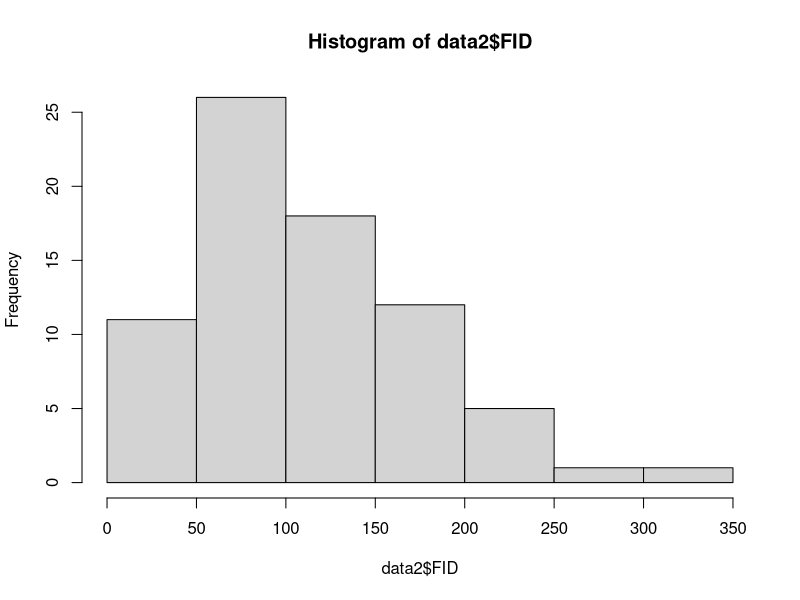
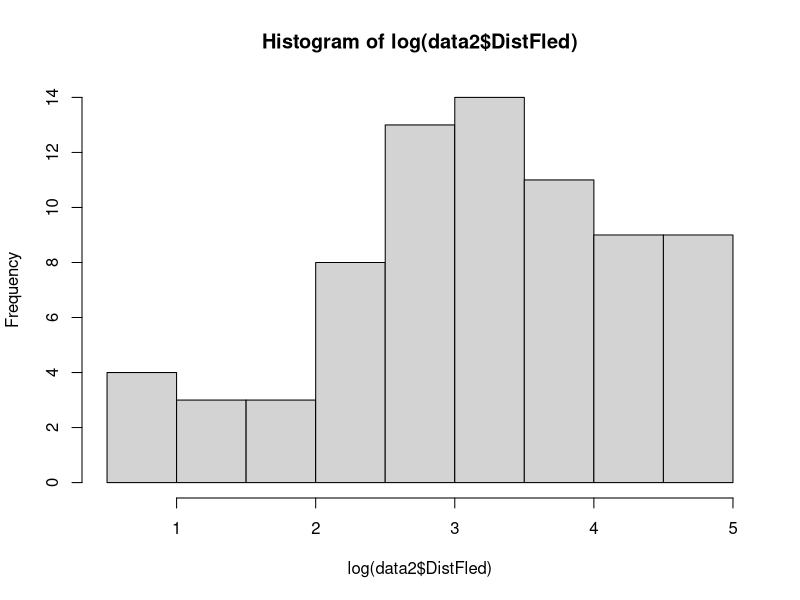
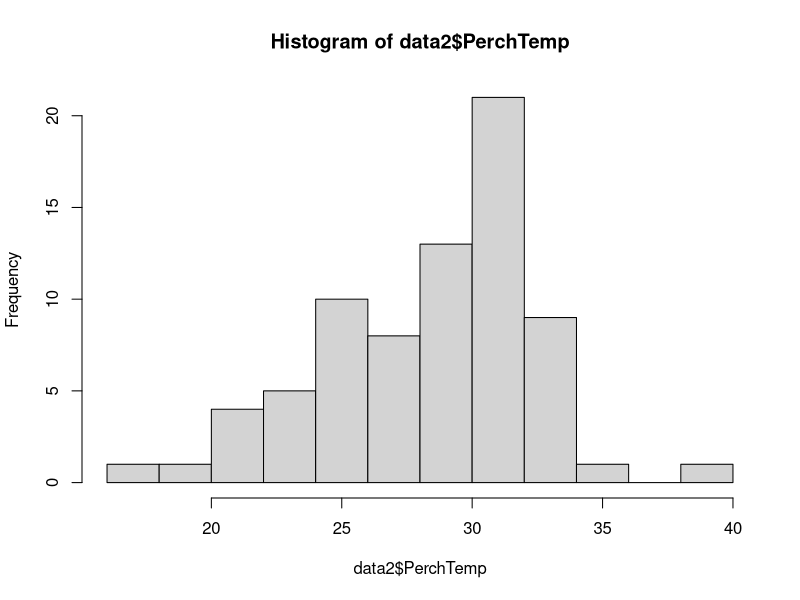
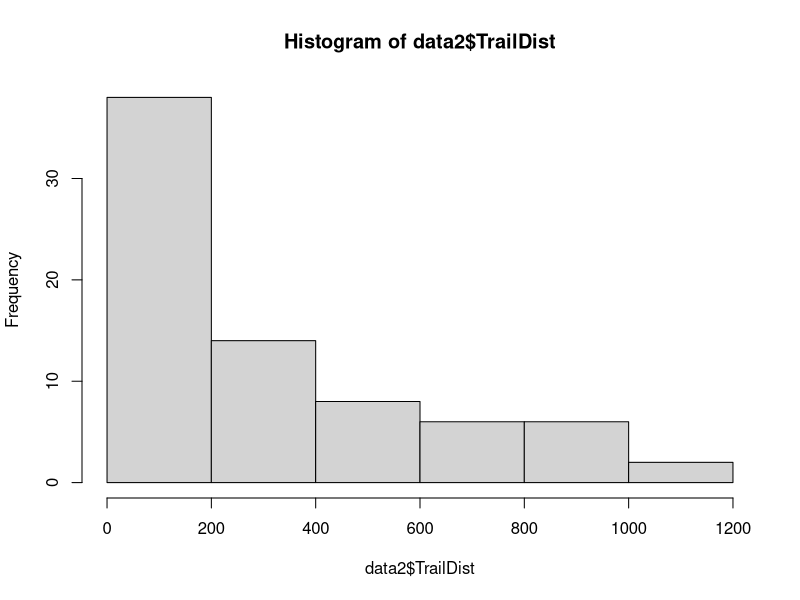
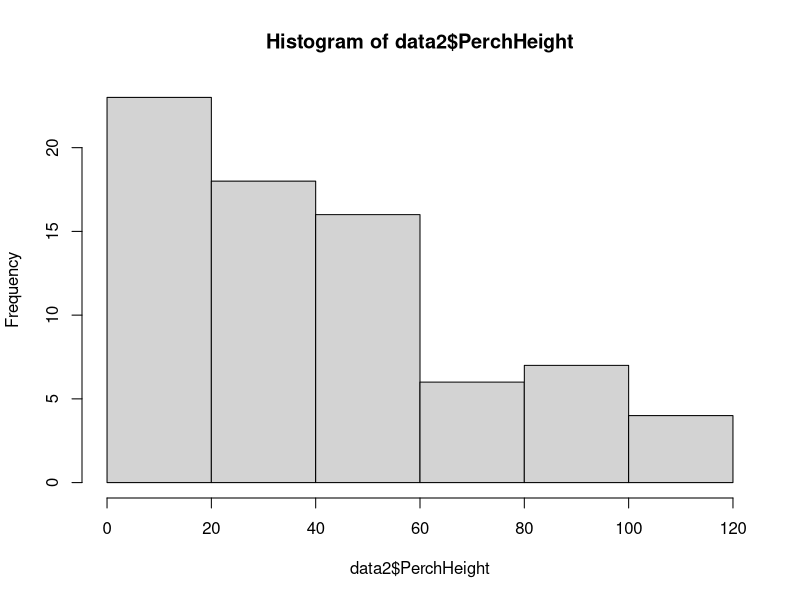
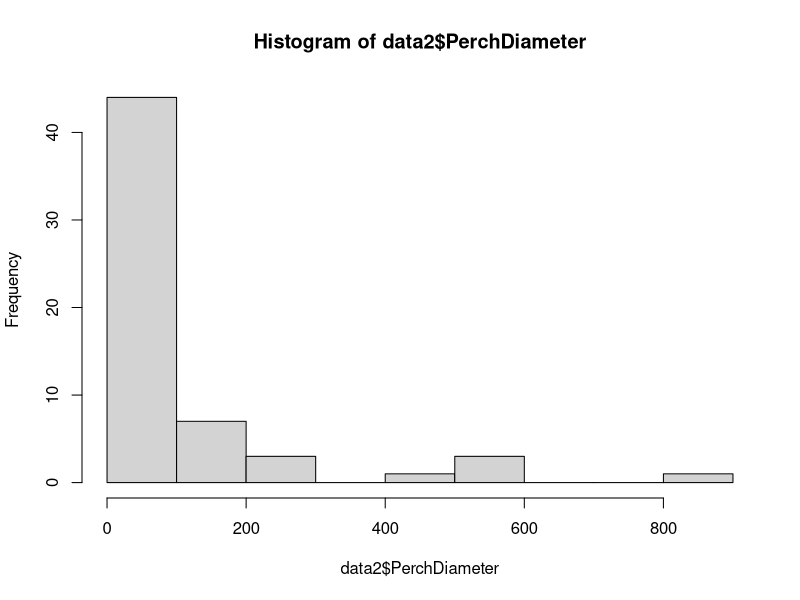
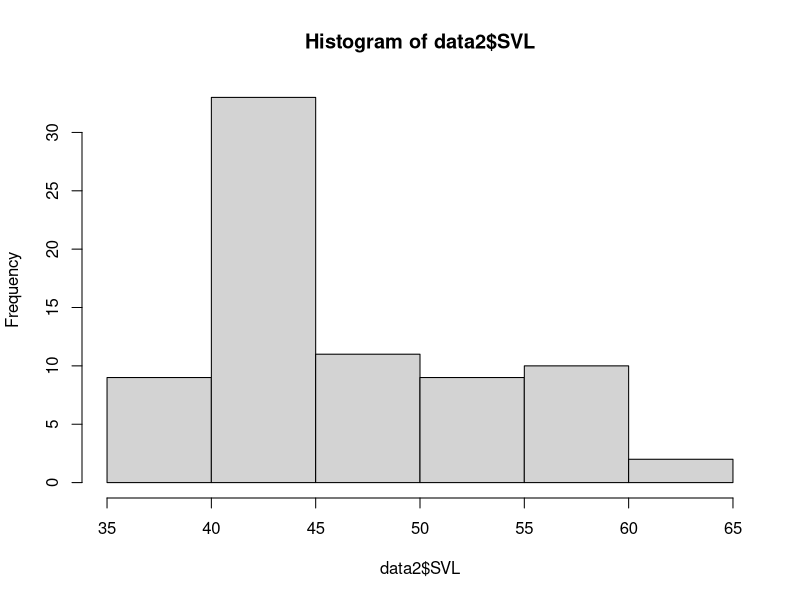
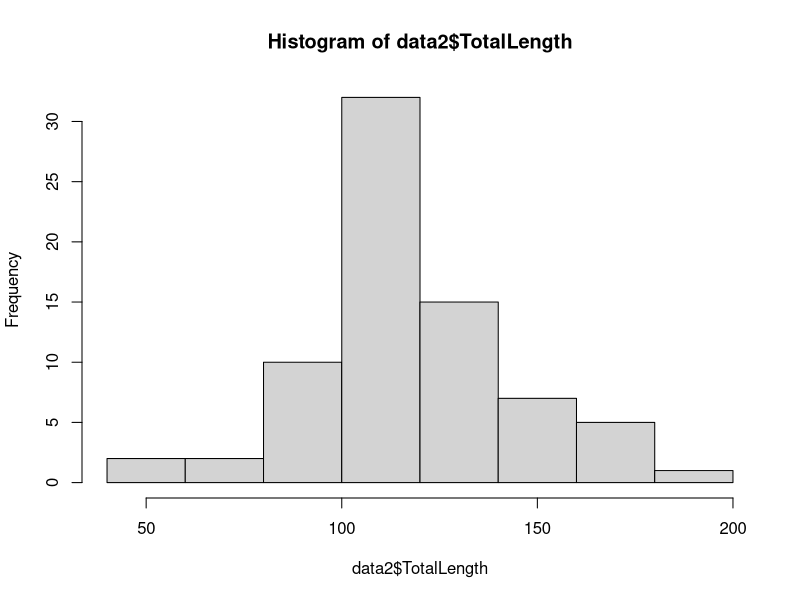

These charts were generated, in order, by the following R code:
## Packages and Functions ----
library(ggplot2)
library(cowplot)

## Data Management ----
data1<-read.csv("HerpSpr23.csv")
data1<-data1[,-c(2:3,9:10,22:24,37,39,41,43,45,47,48)]
colnames(data1)<-c("ID","Date","Weather","StartingTemp","EndingTemp",
                   "Time","Perch","StartDist","FID","DistFled",
                   "PerchTemp","TrailDist","PerchHeight","PerchDiameter","ApproachBehavior",
                   "Orientation","CatchBehavior","StartTime","Sex","Morph",
                   "SVL","TotalLength","BrokenTail","RegrowthTail","Mass",
                   "Ectos","HandlingBehavior","Endurance","Forelimb1","Forelimb2",
                   "Hindlimb1","Hindlimb2","Dewlap1","Dewlap2","TTC")
data.behavior<-read.csv("Behavior.csv")
data1<-merge(data1,data.behavior)
  
# Full data only
data2<-subset(data1, Endurance>0)
data2$Morph<-factor(data2$Morph)
data2$Sex<-factor(data2$Sex)
data2$ID<-factor(data2$ID)
data2$Forelimb<-(data2$Forelimb1+data2$Forelimb2)/2
data2$Hindlimb<-(data2$Hindlimb1+data2$Hindlimb2)/2
data2$Dewlap<-(data2$Dewlap1+data2$Dewlap2)/2
# Remove T4 because it took forever to capture after jumping the cage multiple times
data2<-subset(data2, ID!="T4")

SexF<-subset(data2, Sex=="F")
SexM<-subset(data2, Sex=="M")
## Exploration ----

## Distributions
hist(data2$FID)
hist(log(data2$DistFled)) # Needs to be log-transformed
hist(data2$PerchTemp) 
hist(data2$TrailDist)
hist(data2$PerchHeight)
hist(data2$PerchDiameter)
hist(data2$SVL)
hist(data2$TotalLength)
hist(log(data2$Mass))
hist(data2$Endurance)

## Analyses
# Sex Differences
aov1<-aov(SVL~Sex, data=data2)
summary(aov1)
plot(SVL~Sex, data=data2)

aov2<-aov(TrailDist~Sex, data=data2)
summary(aov2)
plot(TrailDist~Sex, data=data2)

aov3<-aov(FID~Sex, data=data2)
summary(aov3)
plot(FID~Sex, data=data2)

aov4<-aov(log(DistFled)~Sex, data=data2) # Significant M>F
summary(aov4)
plot(log(DistFled)~Sex, data=data2)
aggregate(DistFled~Sex, mean, data=data2)
aggregate(log(DistFled)~Sex, mean, data=data2)
aggregate(DistFled~Sex, range, data=data2)

aov5<-aov(Endurance~Sex, data=data2)
summary(aov5)
plot(Endurance~Sex, data=data2)

aov6<-aov(PerchTemp~Sex, data=data2)
summary(aov6)
plot(PerchTemp~Sex, data=data2)

aov7<-aov(PerchHeight~Sex, data=data2)
summary(aov7)
plot(PerchHeight~Sex, data=data2)

aov8<-aov(PerchDiameter~Sex, data=data2) # Perch Diameter has some suspect measurements
summary(aov8)
plot(PerchDiameter~Sex, data=data2)

# All three morphological characters scale positively with SVL and differ between sexes- Plot
aov9<-aov(Dewlap~SVL*Sex, data=data2)
summary(aov9)
ggplot(aes(x=SVL, y=Dewlap, group=Sex), data=data2)+
  geom_point(aes(color=Sex), size=2)+
  geom_smooth(aes(color=Sex), method="lm", se=F)+
  theme_classic()+
  theme(axis.text=element_text(size=20,face="bold"), axis.title=element_text(size=22,face="bold"),
        legend.text=element_text(size=22, face="bold"), legend.title=element_text(size=25, face="bold", hjust=0.5))+
  theme(axis.ticks.length.y=unit(.5, "cm"), axis.ticks.y=element_line(size=1.75), axis.line=element_line(size=1.75))+
  theme(legend.position = c(.75, .2), plot.margin = margin(11, 5.5, 5.5, 5.5, "pt"))+
  scale_y_continuous(expand = c(0, 0), limits = c(0, 250), breaks=seq(0,250,50))

aov10<-aov(Hindlimb~SVL*Sex, data=data2)
summary(aov10)
ggplot(aes(x=SVL, y=Hindlimb, group=Sex), data=data2)+
  geom_point(aes(color=Sex), size=2)+
  geom_smooth(aes(color=Sex), method="lm", se=F)+
  theme_classic()+
  theme(axis.text=element_text(size=20,face="bold"), axis.title=element_text(size=22,face="bold"),
        legend.text=element_text(size=22, face="bold"), legend.title=element_text(size=25, face="bold", hjust=0.5))+
  theme(axis.ticks.length.y=unit(.5, "cm"), axis.ticks.y=element_line(size=1.75), axis.line=element_line(size=1.75))+
  theme(legend.position = c(.75, .2), plot.margin = margin(11, 5.5, 5.5, 5.5, "pt"))+
  scale_y_continuous(expand = c(0, 0), limits = c(0, 40), breaks=seq(0,40,10))

aov11<-aov(Forelimb~SVL*Sex, data=data2)
summary(aov11)
ggplot(aes(x=SVL, y=Forelimb, group=Sex), data=data2)+
  geom_point(aes(color=Sex), size=2)+
  geom_smooth(aes(color=Sex), method="lm", se=F)+
  theme_classic()+
  theme(axis.text=element_text(size=20,face="bold"), axis.title=element_text(size=22,face="bold"),
        legend.text=element_text(size=22, face="bold"), legend.title=element_text(size=25, face="bold", hjust=0.5))+
  theme(axis.ticks.length.y=unit(.5, "cm"), axis.ticks.y=element_line(size=1.75), axis.line=element_line(size=1.75))+
  theme(legend.position = c(.75, .2), plot.margin = margin(11, 5.5, 5.5, 5.5, "pt"))+
  scale_y_continuous(expand = c(0, 0), limits = c(0, 40), breaks=seq(0,40,10))

# Females only- morph comparisons
summary(aov(FID~Morph, data=SexF))
plot(FID~Morph, data=SexF)

summary(aov(Endurance~Morph, data=SexF))
plot(Endurance~Morph, data=SexF)

summary(aov(log(DistFled)~Morph, data=SexF))
plot(log(DistFled)~Morph, data=SexF)

summary(aov(Dewlap~SVL*Morph, data=SexF))

summary(aov(Hindlimb~SVL*Morph, data=SexF))

summary(aov(Forelimb~SVL*Morph, data=SexF))

# Regressions & ANCOVAs
lm1<-lm(Endurance~SVL*Sex, data=data2) # Plot this relationship
summary(lm1)
ggplot(aes(x=SVL, y=Endurance, group=Sex), data=data2)+
  geom_point(aes(color=Sex), size=2)+
  geom_smooth(aes(color=Sex), method="lm", se=F)+
  theme_classic()+
  theme(axis.text=element_text(size=20,face="bold"), axis.title=element_text(size=22,face="bold"),
        legend.text=element_text(size=22, face="bold"), legend.title=element_text(size=25, face="bold", hjust=0.5))+
  theme(axis.ticks.length.y=unit(.5, "cm"), axis.ticks.y=element_line(size=1.75), axis.line=element_line(size=1.75))+
  theme(legend.position = c(.75, .2), plot.margin = margin(11, 5.5, 5.5, 5.5, "pt"))+
  scale_y_continuous(expand = c(0, 0), limits = c(0, 300), breaks=seq(0,300,50))

lm1.M<-lm(Endurance~SVL, data=SexM) # No relationship when it's just males
summary(lm1.M)
End.M<-ggplot(aes(x=SVL, y=Endurance), data=SexM)+
  geom_point(size=3)+
  geom_abline(intercept=193.258, slope=-1.556, size=1.5)+
  theme_classic()+
  theme(axis.text=element_text(size=20,face="bold"), axis.title=element_text(size=22,face="bold"),
        legend.text=element_text(size=22, face="bold"), legend.title=element_text(size=25, face="bold", hjust=0.5))+
  theme(axis.ticks.length.y=unit(.5, "cm"), axis.ticks.y=element_line(size=1.75), axis.line=element_line(size=1.75),
        plot.title=element_text(size=26, face="bold", hjust = 0.5))+
  theme(legend.position = c(.75, .2), plot.margin = margin(11, 5.5, 5.5, 5.5, "pt"))+
  scale_y_continuous(expand = c(0, 0), limits = c(0, 300), breaks=seq(0,300,50))+
  scale_x_continuous(limits = c(35, 66), breaks=seq(35,65,5))+
  xlab("SVL (mm)")+ ylab("Endurance (s)")+ ggtitle("Male")+
  annotate("text", x=35, y=290, fontface="bold", label="A", size=8)

lm1.F<-lm(Endurance~SVL, data=SexF) # Significant positive relationship between SVL and Endurance in females
summary(lm1.F)
End.F<-ggplot(aes(x=SVL, y=Endurance), data=SexF)+
  geom_point(size=3)+
  geom_abline(intercept=-221.146, slope=8.022, size=1.5)+
  theme_classic()+
  theme(axis.text=element_text(size=20,face="bold"), axis.title=element_text(size=22,face="bold"),
        legend.text=element_text(size=22, face="bold"), legend.title=element_text(size=25, face="bold", hjust=0.5))+
  theme(axis.ticks.length.y=unit(.5, "cm"), axis.ticks.y=element_line(size=1.75), axis.line=element_line(size=1.75),
        plot.title=element_text(size=26, face="bold", hjust = 0.5))+
  theme(legend.position = c(.75, .2), plot.margin = margin(11, 5.5, 5.5, 5.5, "pt"))+
  scale_y_continuous(expand = c(0, 0), limits = c(0, 300), breaks=seq(0,300,50))+
  scale_x_continuous(limits = c(35, 65), breaks=seq(35,65,5))+
  xlab("SVL (mm)")+ ylab("")+ggtitle("Female")+
  annotate("text", x=35, y=290, fontface="bold", label="B", size=8)

End.Fig<-plot_grid(End.M, End.F,
                labels = "", nrow = 1, align="h")
ggsave("Fig_End.jpeg", width=16, height=8, plot=End.Fig)

lm2<-lm(FID~Endurance, data=data2) # NS
summary(lm2)

lm2.M<-lm(FID~Endurance, data=SexM) # NS
summary(lm2.M)

lm2.F<-lm(FID~Endurance, data=SexF) # NS
summary(lm2.F)

aov12<-aov(FID~Endurance, data=data2) # NS
summary(aov12)

lm3<-lm(FID~log(DistFled), data=data2) # NS
summary(lm3)

lm3.M<-lm(FID~log(DistFled), data=SexM) # NS
summary(lm3.M)

lm3.F<-lm(FID~log(DistFled), data=SexF) # NS
summary(lm3.F)

lm4<-lm(Endurance~log(DistFled), data=data2) # NS
summary(lm4)

lm4.M<-lm(Endurance~log(DistFled), data=SexM) # NS
summary(lm4.M)

lm4.F<-lm(Endurance~log(DistFled), data=SexF) # NS
summary(lm4.F)

lm5<-lm(FID~Dewlap, data=data2) # NS
summary(lm5)

lm5.M<-lm(FID~Dewlap, data=SexM) # NS
summary(lm5.M)

lm5<-lm(FID~Dewlap, data=data2) # NS
summary(lm5)

lm5.M<-lm(FID~Dewlap, data=SexM) # NS
summary(lm5.M)

lm6<-lm(FID~Hindlimb, data=data2) # NS
summary(lm6)

lm7<-lm(FID~Forelimb, data=data2) # NS
summary(lm7)

lm8<-lm(log(DistFled)~Dewlap, data=data2) # Interesting relationship between dewlap and distance fled- Disappears when sex is included
summary(lm8)
plot(log(DistFled)~Dewlap, data=data2)

aov13<-aov(log(DistFled)~Dewlap+Sex, data=data2)
summary(aov13)

lm9<-lm(log(DistFled)~Hindlimb, data=data2)
summary(lm9)

lm10<-lm(log(DistFled)~Forelimb, data=data2)
summary(lm10)

lm11<-lm(Endurance~Dewlap*Sex, data=data2)
summary(lm11)

lm12<-lm(Endurance~Hindlimb*Sex, data=data2) # Significant interaction that goes away when you break things out. Probably an artifact of the body size relationship
summary(lm12)
ggplot(aes(x=Hindlimb, y=Endurance, group=Sex), data=data2)+
  geom_point(aes(color=Sex), size=2)+
  geom_smooth(aes(color=Sex), method="lm", se=F)+
  theme_classic()+
  theme(axis.text=element_text(size=20,face="bold"), axis.title=element_text(size=22,face="bold"),
        legend.text=element_text(size=22, face="bold"), legend.title=element_text(size=25, face="bold", hjust=0.5))+
  theme(axis.ticks.length.y=unit(.5, "cm"), axis.ticks.y=element_line(size=1.75), axis.line=element_line(size=1.75))+
  theme(legend.position = c(.75, .2), plot.margin = margin(11, 5.5, 5.5, 5.5, "pt"))+
  scale_y_continuous(expand = c(0, 0), limits = c(0, 300), breaks=seq(0,300,50))

lm12.M<-lm(Endurance~Hindlimb, data=SexM) # NS
summary(lm12.M)
ggplot(aes(x=Hindlimb, y=Endurance), data=SexM)+
  geom_point(size=2)+
  geom_smooth(method="lm", se=F)+
  theme_classic()+
  theme(axis.text=element_text(size=20,face="bold"), axis.title=element_text(size=22,face="bold"),
        legend.text=element_text(size=22, face="bold"), legend.title=element_text(size=25, face="bold", hjust=0.5))+
  theme(axis.ticks.length.y=unit(.5, "cm"), axis.ticks.y=element_line(size=1.75), axis.line=element_line(size=1.75))+
  theme(legend.position = c(.75, .2), plot.margin = margin(11, 5.5, 5.5, 5.5, "pt"))+
  scale_y_continuous(expand = c(0, 0), limits = c(0, 300), breaks=seq(0,300,50))

lm12.F<-lm(Endurance~Hindlimb, data=SexF) # NS
summary(lm12.F)
ggplot(aes(x=Hindlimb, y=Endurance), data=SexF)+
  geom_point(size=2)+
  geom_smooth(method="lm", se=F)+
  theme_classic()+
  theme(axis.text=element_text(size=20,face="bold"), axis.title=element_text(size=22,face="bold"),
        legend.text=element_text(size=22, face="bold"), legend.title=element_text(size=25, face="bold", hjust=0.5))+
  theme(axis.ticks.length.y=unit(.5, "cm"), axis.ticks.y=element_line(size=1.75), axis.line=element_line(size=1.75))+
  theme(legend.position = c(.75, .2), plot.margin = margin(11, 5.5, 5.5, 5.5, "pt"))+
  scale_y_continuous(expand = c(0, 0), limits = c(0, 300), breaks=seq(0,300,50))

lm13<-lm(Endurance~Forelimb*Sex, data=data2)
summary(lm13)

aov14<-lm(log(DistFled)~PerchTemp, data=data2) # Negative relationship between perch temp and distance fled
summary(aov14)
ggplot(aes(x=PerchTemp, y=log(DistFled)), data=data2)+
  geom_point(size=2)+
  geom_smooth(method="lm", se=F)+
  theme_classic()+
  theme(axis.text=element_text(size=20,face="bold"), axis.title=element_text(size=22,face="bold"),
        legend.text=element_text(size=22, face="bold"), legend.title=element_text(size=25, face="bold", hjust=0.5))+
  theme(axis.ticks.length.y=unit(.5, "cm"), axis.ticks.y=element_line(size=1.75), axis.line=element_line(size=1.75))+
  theme(legend.position = c(.75, .2), plot.margin = margin(11, 5.5, 5.5, 5.5, "pt"))+
  scale_y_continuous(expand = c(0, 0), limits = c(0, 5), breaks=seq(0,5,1))

aov14.M<-lm(log(DistFled)~PerchTemp, data=SexM)
summary(aov14.M)
ggplot(aes(x=PerchTemp, y=log(DistFled)), data=SexM)+
  geom_point(size=2)+
  geom_smooth(method="lm", se=F)+
  theme_classic()+
  theme(axis.text=element_text(size=20,face="bold"), axis.title=element_text(size=22,face="bold"),
        legend.text=element_text(size=22, face="bold"), legend.title=element_text(size=25, face="bold", hjust=0.5))+
  theme(axis.ticks.length.y=unit(.5, "cm"), axis.ticks.y=element_line(size=1.75), axis.line=element_line(size=1.75))+
  theme(legend.position = c(.75, .2), plot.margin = margin(11, 5.5, 5.5, 5.5, "pt"))+
  scale_y_continuous(expand = c(0, 0), limits = c(0, 5), breaks=seq(0,5,1))

aov14.F<-lm(log(DistFled)~PerchTemp, data=SexF)
summary(aov14.F)
ggplot(aes(x=PerchTemp, y=log(DistFled)), data=SexF)+
  geom_point(size=2)+
  geom_smooth(method="lm", se=F)+
  theme_classic()+
  theme(axis.text=element_text(size=20,face="bold"), axis.title=element_text(size=22,face="bold"),
        legend.text=element_text(size=22, face="bold"), legend.title=element_text(size=25, face="bold", hjust=0.5))+
  theme(axis.ticks.length.y=unit(.5, "cm"), axis.ticks.y=element_line(size=1.75), axis.line=element_line(size=1.75))+
  theme(legend.position = c(.75, .2), plot.margin = margin(11, 5.5, 5.5, 5.5, "pt"))+
  scale_y_continuous(expand = c(0, 0), limits = c(0, 5), breaks=seq(0,5,1))

## Behavior- Not using at this point----
# Approach Struggle? = 73%
(sum(data2[36])/74)*100
# Approach pushup = 7%
(sum(data2[37])/74)*100
# Approach dewlap = 4%
(sum(data2[38])/74)*100
# Approach headbob = 1%
(sum(data2[39])/74)*100

# Catch bite
(sum(data2[42])/74)*100 # 51%
# Catch bite
(sum(SexF[42])/48)*100 # 40%
# Catch bite
(sum(SexM[42])/26)*100 # 73%
# Catch struggle
(sum(data2[43])/74)*100 # 73%
# Catch struggle
(sum(SexF[43])/48)*100 # 73%
# Catch struggle
(sum(SexM[43])/26)*100 #73%
# Catch defecate
(sum(data2[44])/74)*100 # 14%
# Catch defecate
(sum(SexF[44])/48)*100 # 13%
# Catch defecate = 15%
(sum(SexM[44])/26)*100 

# Handling bite
(sum(data2[45])/74)*100 # 69%
# Handling bite
(sum(SexF[45])/48)*100 # 60%
# Handling bite
(sum(SexM[45])/26)*100 # 84%
# Handling struggle
(sum(data2[46])/74)*100 # 89%
# Handling struggle
(sum(SexF[46])/48)*100 # 90%
# Handling struggle
(sum(SexM[46])/26)*100 # 88%
# Handling defecate
(sum(data2[47])/74)*100 # 20%
# Handling defecate
(sum(SexF[47])/48)*100 # 13%
# Handling defecate
(sum(SexM[47])/26)*100 # 34%














